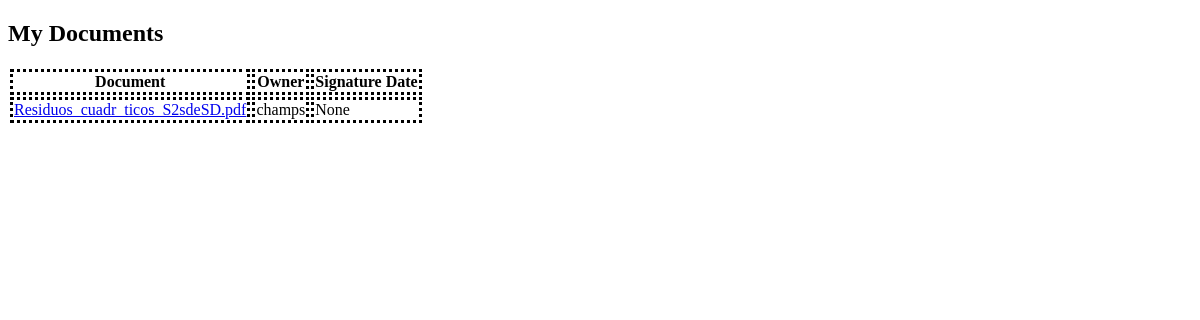
/mydocs (signed in), run on an earlier commit of the app's database.
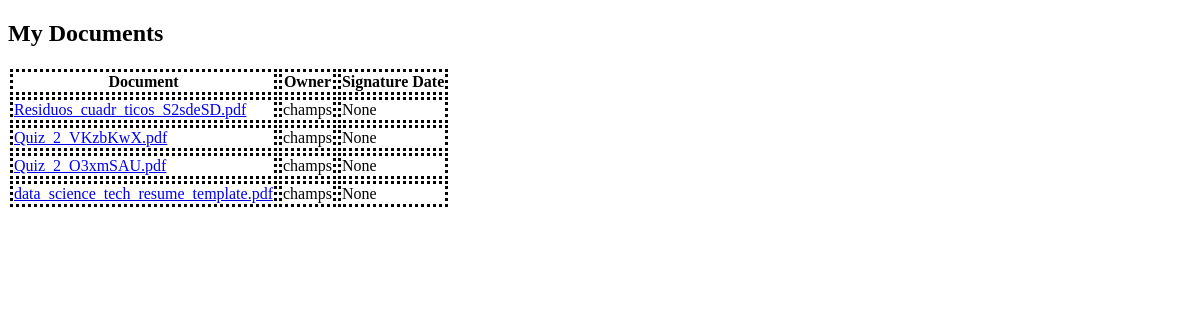
And on a later commit of the database.
### cryt/models.py (models this page shows, shortened)
class Document(models.Model):
    document = models.FileField(null=True)
    signature = models.FileField(null=True)
    owner = models.ForeignKey(User, on_delete=models.SET_NULL, null=True, blank=True)
    shared_with = models.ManyToManyField(settings.AUTH_USER_MODEL, related_name='shared', blank=True)
    signed = models.DateTimeField(null=True, blank=True)
    reason = models.TextField(null=True, blank=True)
    location = models.CharField(max_length=200, default="Mexico")

### cryt/views.py (the view)
# urls.py: path('mydocs', mydocs, name='mydocs'),
@login_required
def mydocs(request):
    docs = Document.objects.filter(owner=request.user)
    return render(request, 'my_docs.html', {'docs': docs})

### cryt/templates/my_docs.html (shortened to what this page needs)
<!DOCTYPE html>
<html lang="en">
{% load static %}
<head>
    <link rel="stylesheet" type="text/css" href="{% static 'cryt/index.css' %}">
</head>
<body>
    <h2>My Documents</h2>
        <table>
          <tr>
            <th colspan="2">Document</th>
            <th colspan="2">Owner</th>
            <th colspan="2">Signature Date</th>
          </tr>
          {% for doc in docs %}
          <tr>
            <td colspan="2"><a href="{{ doc.document.url }}">{{ doc.document }}</a></td>
            <td colspan="2">{{ doc.owner }}</td>
            <td colspan="2">{{ doc.signed }}</td>
          </tr>
          {% endfor %}
        </table>
</body>
</html>

### cryt/static/cryt/index.css (style rules this page uses)
th, td { border-style: dotted; }

What changed in the data, as far as the page shows it:
added Document: document "Quiz_2_VKzbKwX.pdf", owner "champs", signed "None"
added Document: document "Quiz_2_O3xmSAU.pdf", owner "champs", signed "None"
added Document: document "data_science_tech_resume_template.pdf", owner "champs", signed "None"
